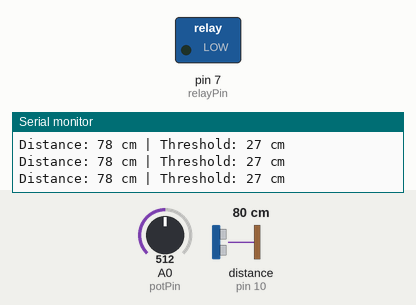
A sketch run on a simulated Arduino Uno, built with avr-gcc and run on an emulated ATmega328P. On the bench: switched loads named in the sketch (green lamp = pin HIGH), the last lines printed to the serial monitor. Wiring (inferred from the names in the program): ultrasonic range finder: trigger pin 9; echo pin 10. The inputs (shaded band) are chosen by the test bench; at power-on: distance to the obstacle (sensor on pin 10) 80 cm, A0 (potPin) = 512. The echo pulse lasts 58.3 µs per cm; pins used as bus, display or sensor lines are not drawn.

Above: at 1.2 s.
1.3 s: distance to the obstacle (sensor on pin 10) set to 31 cm
2.8 s: distance to the obstacle (sensor on pin 10) set to 24 cm
At 3.4 s:
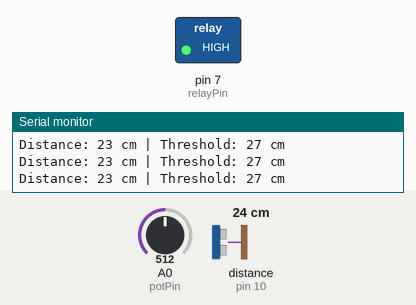
4.3 s: distance to the obstacle (sensor on pin 10) set to 35 cm
At 4.7 s:
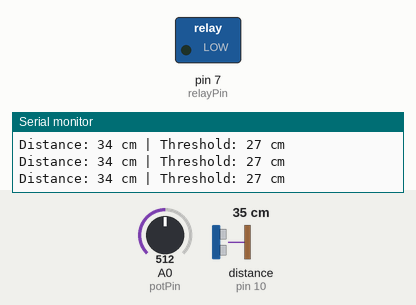
5.8 s: A0 (potPin) set to 123
8.8 s: A0 (potPin) set to 103
11.8 s: distance to the obstacle (sensor on pin 10) set to 11 cm
13.3 s: distance to the obstacle (sensor on pin 10) set to 8 cm
At 14.7 s:
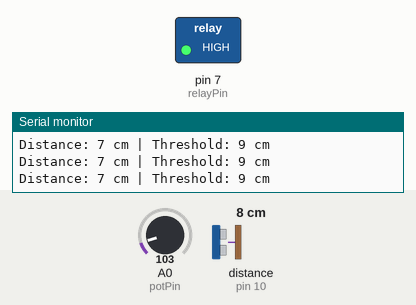
Timing chart, 0 to 15.8 s (numbered marks = the images above; inputs shaded):
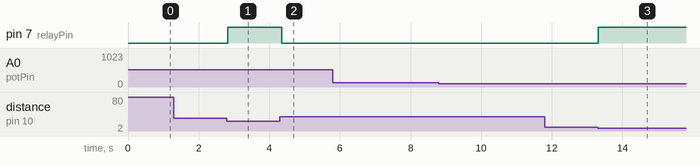

The sketch:

Relay.ino
```cpp
#define trigPin 9
#define echoPin 10
#define relayPin 7
#define potPin A0

long duration;
int distance;
int potValue;
int threshold;

void setup() {
  pinMode(trigPin, OUTPUT);
  pinMode(echoPin, INPUT);
  pinMode(relayPin, OUTPUT);

  Serial.begin(9600);
}

void loop() {
  // Read potentiometer (0–1023)
  potValue = analogRead(potPin);

  // Map pot to distance threshold (5–50 cm)
  threshold = map(potValue, 0, 1023, 5, 50);

  // Ultrasonic trigger
  digitalWrite(trigPin, LOW);
  delayMicroseconds(2);
  digitalWrite(trigPin, HIGH);
  delayMicroseconds(10);
  digitalWrite(trigPin, LOW);

  // Read echo
  duration = pulseIn(echoPin, HIGH);

  // Distance in cm
  distance = duration * 0.034 / 2;

  Serial.print("Distance: ");
  Serial.print(distance);
  Serial.print(" cm | Threshold: ");
  Serial.print(threshold);
  Serial.println(" cm");

  // Relay control
  if (distance > 0 && distance < threshold) {
    digitalWrite(relayPin, HIGH); // Relay ON
  } else {
    digitalWrite(relayPin, LOW);  // Relay OFF
  }

  delay(100);
}
```

Measured:
- the behaviour switches between 28 and 27 cm on distance to the obstacle (sensor on pin 10) (found by bisection; images 0 and 1)
- the behaviour switches between 10 and 9 cm on distance to the obstacle (sensor on pin 10) (found by bisection; images 2 and 3)
- after the input at 2.8 s, pin 7 (relayPin): LOW → HIGH at once
- after the input at 4.3 s, pin 7 (relayPin): HIGH → LOW after 0.06 s
- after the input at 13.3 s, pin 7 (relayPin): LOW → HIGH at once
